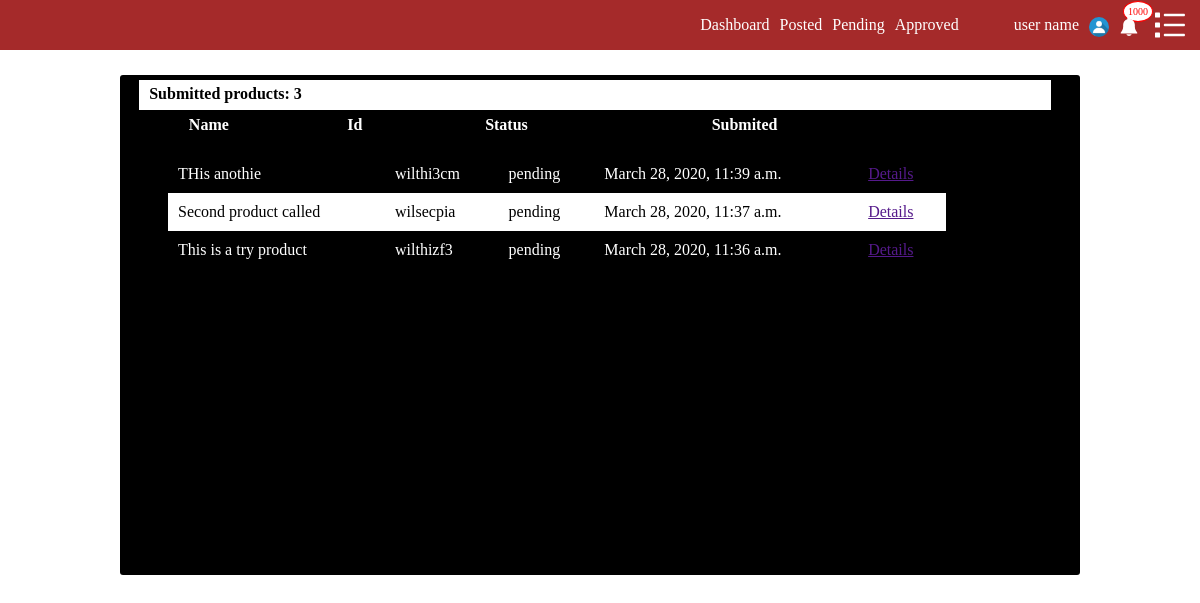
/userpannel/seller/submitted/products/ (signed in), run on the app's committed database.
### products/models.py (models this page shows, shortened)
class Product(models.Model):
    stt=(('posted','posted'),('pending','pending'),('sold','sold'))
    st=(('Brand New','Brand New'),('Used','Used'))
    sl=((0,0),(20,20),(30,30),(35,35),(40,40),(45,45),(50,50),(60,60),(70,70),(80,80))
    created        = models.DateTimeField(auto_now_add=True,null=True)
    category       = models.ForeignKey(Category,on_delete=models.CASCADE,related_name="product_category")
    subcategory    = models.ForeignKey(SubCategory,on_delete=models.CASCADE,related_name="product_subcategory")
    productname    = models.CharField(max_length=50,null=True)
    picone         = models.ImageField(upload_to="productimage",null=True,blank=True)
    pictwo         = models.ImageField(upload_to="productimage",null=True,blank=True)
    picthree       = models.ImageField(upload_to="productimage",null=True,blank=True)
    picfour        = models.ImageField(upload_to="productimage",null=True,blank=True)
    descript       = models.TextField(null=True)
    brand          = models.CharField(max_length=100,null=True)
    model          = models.CharField(max_length=100,null=True)
    size           = models.CharField(max_length=100,null=True)
    color          = models.CharField(max_length=50,null=True)
    slug           = models.SlugField(null=True,blank=True)
    location       = models.CharField(null=True,max_length=200)
    user           = models.ForeignKey(CustomUser,on_delete=models.CASCADE,related_name="userproduct")
    status         = models.CharField(max_length=200,null=True,choices=stt,default="pending")
    state          = models.CharField(max_length=200,null=True,choices=st)
    uniqueid       = models.CharField(max_length=200,null=True,blank=True,unique=True)
    sales          = models.IntegerField(choices=sl,default=0 )
    pdprice        = models.DecimalField(max_digits=19,decimal_places=2,null=True,blank=True)
    salesprice     = models.DecimalField(max_digits=19,decimal_places=2,null=True,blank=True)

### adminone/views.py (the view)
def  Post(request):
    if request.user.is_authenticated:
        if not request.user.is_seller:
            return HttpResponse('bad request')
        post = Product.objects.filter(user=request.user).all().order_by('-created')
        context={"posts":post}
        template_name="adminone/posted.html"
        return render(request,template_name,context)
    else:
        return HttpResponse('bad request')

### homeapp/models.py (called while the page is built)
    @property
    def is_active(self):
        return self.active

    @property
    def is_seller(self):
        return self.seller

### adminone/templates/adminone/posted.html
{% extends 'adminone/base.html' %}
{% load staticfiles %}
{% block content %}
<div class="post_container ">
<div class="post_header">
  <h4>Submitted products: {{posts.count}}</h4>
</div>
<table id="header-table">
 <tr>
   <th>Name</th>
   <th>Id</th>
   <th>Status</th>
   <th>Submited</th>
 </tr>
</table>
<div class="table_list">
<table>
  {% if posts %}
 {% for post in posts %}
 <tr>
   <td>{{post.productname}} </td>
   <td>{{post.uniqueid}}</td>
   <td>{{post.status}}</td>
   <td>{{post.created}}</td>
   <td><a href="">Details</a></td>
 </tr>
 {% endfor %}
 {% else %}
 <p> You have not posted yet</p>
 {% endif %}
</table>
</div>
</div>
{% endblock %}

### adminone/static/assets/css/form.css (style rules this page uses)
::placeholder { text-align: center; }

### adminone/static/assets/css/style.css (style rules this page uses)
body { padding:0px; margin: auto 0; display: inline; overflow-x: hidden; }
.post_container { background-color: rgba(0,0,0,1); position: relative; left:10%; width: 80%; height:500px; margin-top:20px; border-radius: 3px; -webkit-border-radius: 3px; -moz-border-radius: 3px; -o-border-radius: 3px; -ms-border-radius: 3px; }
.post_container table { color:white; border-collapse:collapse; }
.post_container #header-table { width:80%; position: relative; left:0%; margin-bottom: 20px; margin-top:10px; }
.post_container #header-table th { width:25px; }
.post_container .table_list table { width:90%; }
.post_container .table_list table td { width:auto; padding:10px 10px 10px; }
.post_container table tr:nth-child(even) { background-color: white; color:black; }
.post_container .table_list { height: 400px; overflow-y: auto; overflow-x:hidden; width:90%; position: relative; left:5%; }
.post_container .table_list td:nth-child(1) { text-align: left; }
.post_container .post_header { left:2%; width:95%; height:30px; background-color: white; position: relative; top:5px; }
.post_container .post_header h4 { padding:5px 10px 5px; }

### data on the page
Product: productname "THis anothie", uniqueid "wilthi3cm", status "pending", created "March 28, 2020, 11:39 a.m."
Product: productname "Second product called", uniqueid "wilsecpia", status "pending", created "March 28, 2020, 11:37 a.m."
Product: productname "This is a try product", uniqueid "wilthizf3", status "pending", created "March 28, 2020, 11:36 a.m."

### other printed values
{{ posts.count }} "3"
